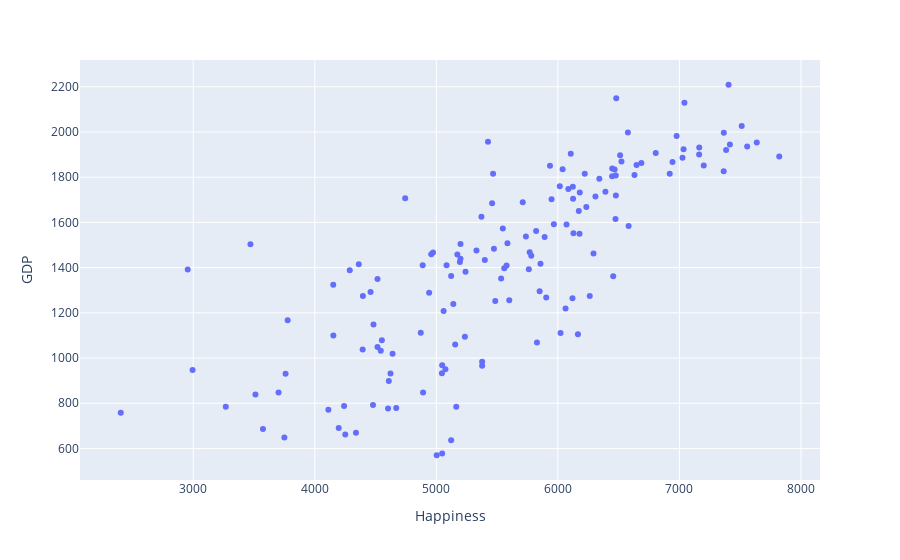

Source (notebook cell):
### Code cell
figure.show()

### Figure 1 — Plotly figure (JSON) as saved in the notebook; plotly's stock layout.template omitted (floating-point values rounded to 4 significant figures; data arrays with more than 128 entries replaced by an {"elided": "..."} marker saying what was removed)
{"data": [{"hovertemplate": "Happiness=%{x}<br>GDP=%{y}<extra></extra>", "legendgroup": "", "marker": {"color": "#636efa", "symbol": "circle"}, "mode": "markers", "name": "", "orientation": "v", "showlegend": false, "type": "scatter", "x": {"elided": "145 int values"}, "xaxis": "x", "y": {"elided": "145 int values"}, "yaxis": "y"}], "layout": {"legend": {"tracegroupgap": 0}, "margin": {"t": 60}, "xaxis": {"anchor": "y", "domain": [0, 1], "title": {"text": "Happiness"}}, "yaxis": {"anchor": "x", "domain": [0, 1], "title": {"text": "GDP"}}}}
